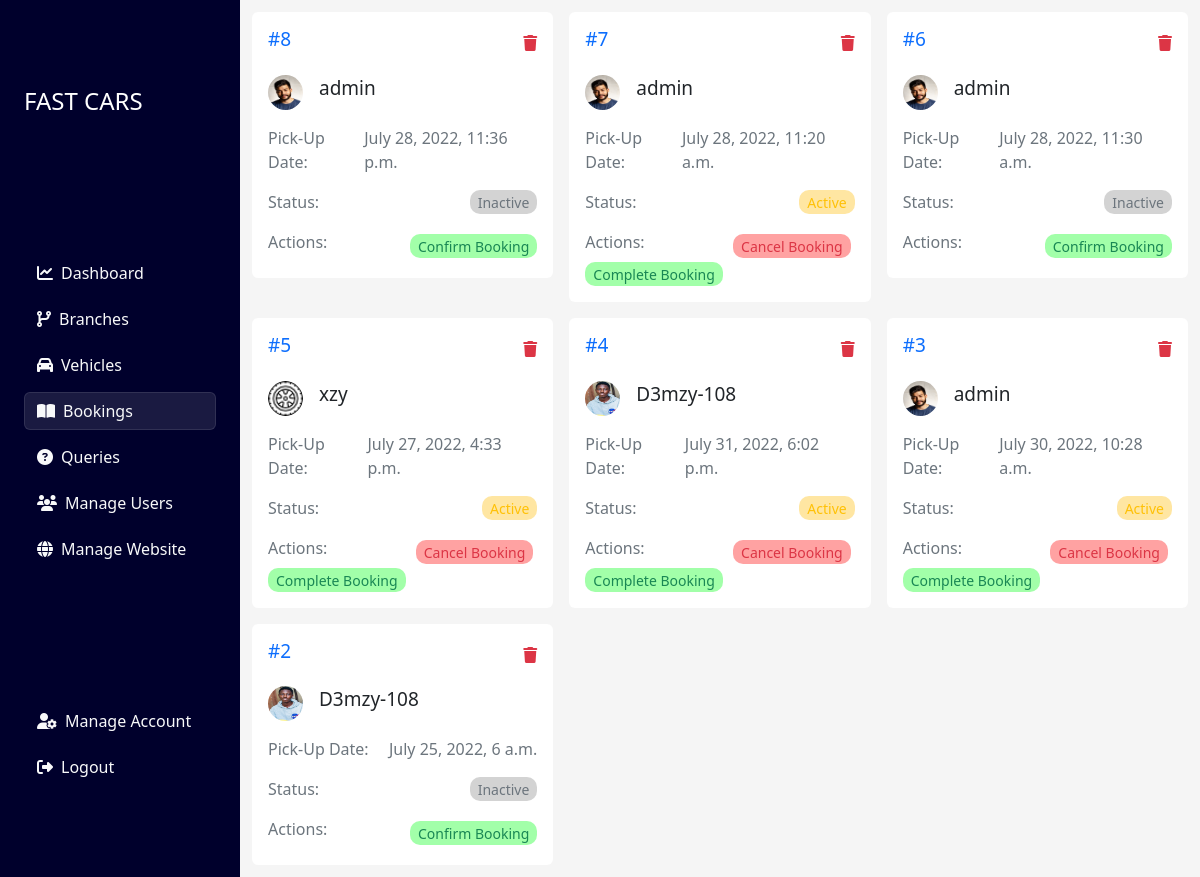
Screenshot of /site-administrator/bookings/ (signed in) with the database file from the repository.
### main_site/models.py (models this page shows, shortened)
class Booking(models.Model):
    user = models.ForeignKey(
        User, on_delete=models.CASCADE, related_name="bookings")
    vehicle = models.ForeignKey(
        Vehicle, on_delete=models.CASCADE, related_name="bookings")
    branch = models.ForeignKey(Branch, on_delete=models.CASCADE, related_name="bookings")
    pick_up_location = models.CharField(
        'Pick up Location (optional)', max_length=500, blank=True)
    pick_up_date = models.DateTimeField()
    drop_off_date = models.DateTimeField()
    confirmed = models.BooleanField(default=False)
    completed = models.BooleanField(default=False)

### user/models.py (models this page shows)
class User(AbstractUser):
    phone_number = models.CharField(max_length=20, blank=True, default='...')
    profile_image = models.ImageField(validators=[FileExtensionValidator(
        ['png', 'jpg', 'jpeg'])], upload_to='profile_images', blank=True)

### admin_panel/views.py (the view)
# urls.py: path('bookings/', bookings, name="bookings"),
@login_required
def bookings(request):
    if request.user.is_staff:
        bookings = Booking.objects.all().order_by('-id')
        context = {
            'bookings': bookings,
        }
        return render(request, 'admin_panel/bookings.html', context)
    else:
        return redirect('home')

### admin_panel/templates/admin_panel/bookings.html
{% extends 'base.html' %}
{% load static %}
{% block main %}
<div class="col-12 d-flex flex-wrap">
    <div class="col-12 col-lg">
        {% include "partials/sidenav.html" %}
    </div>
    <div class="main_content">
        <div class="d-flex flex-wrap col-12 p-1">
            {% for booking in bookings %}
            <div class="col-12 col-md-6 col-lg-4 p-2">
                <div class="p-3 bg-white card border-0">
                    <div class="d-flex align-items-center justify-content-between">
                        <h5 style="font-size: 19px;"><a href="{% url 'booking_details' booking.id %}" class="text-decoration-none">#{{booking.id}}</a></h5>
                        <a class="text-danger" href="{% url 'delete_booking' booking.id %}"><i
                            class="fas fa-trash"></i></a>
                    </div>
                    <div class="d-flex align-items-center pt-3">
                        {% if booking.user.profile_image %}
                        <img src="{{booking.user.profile_image.url}}" alt="" width="35px" height="35px" class="me-3"
                            style="border-radius: 50%;">
                        {% else %}
                        <img src="{% static 'media/user_icon.png' %}" alt="" width="35px" height="35px" class="me-3"
                            style="border-radius: 50%;">
                        {% endif %}
                        <h5 style="font-size: 19px;">{{booking.user.username}}</h5>
                    </div>
                    <div class="pt-3 d-flex align-items-center">
                        <span class="text-secondary">Pick-Up Date:</span>
                        <span class="text-secondary ms-auto">{{booking.pick_up_date}}</span>
                    </div>
                    <div class="d-flex justify-content-between py-3">
                        <span class="text-muted">Status:</span>
                        {% if booking.completed %}
                        <div class="px-2" style="background: #00ff155d; border-radius: 10px;"><small
                                class="text-success">Completed</small></div>
                        {% else %}
                        {% if booking.confirmed %}
                        <div class="px-2" style="background: #ffbb005d; border-radius: 10px;"><small
                                class="text-warning">Active</small></div>
                        {% else %}
                        <div class="px-2" style="background: #8686865d; border-radius: 10px;"><small
                                class="text-secondary">Inactive</small></div>
                        {% endif %}
                        {% endif %}
                    </div>
                    <div class="d-flex flex-wrap align-items-center">
                        <span class="text-muted col mb-2">Actions:</span>
                        {% if booking.completed %}
                        <a href="{% url 'complete_booking' booking.id %}" class="px-2 text-decoration-none"
                            style="background: #8686865d; border-radius: 10px;"><small
                                class="text-secondary">Booking Incomplete</small></a>
                        {% else %}
                        {% if booking.confirmed %}
                        <a href="{% url 'cancel_booking' booking.id %}" class="px-2 me-1 text-decoration-none"
                            style="background: #ff00005d; border-radius: 10px;"><small
                                class="text-danger">Cancel Booking</small></a>
                        <a href="{% url 'complete_booking' booking.id %}" class="px-2 text-decoration-none"
                            style="background: #00ff155d; border-radius: 10px;"><small
                                class="text-success">Complete Booking</small></a>
                        {% else %}
                        <a href="{% url 'confirm_booking' booking.id %}" class="px-2 text-decoration-none"
                            style="background: #00ff155d; border-radius: 10px;"><small
                                class="text-success">Confirm Booking</small></a>
                        {% endif %}
                        {% endif %}
                    </div>
                </div>
            </div>
            {% endfor %}
        </div>
    </div>
</div>
{% endblock %}

### static/css/index.css (style rules this page uses)
* { margin: 0; padding: 0; }
:root { --orange: #DC2D13; --black: #222; --blue: rgb(0, 0, 44); }
body { background: #f5f5f5 !important; }
.main_content { width: 80%; max-height: 100vh; overflow-y: scroll; }

### rows the page displays
Booking: id "8", user.profile_image (picture), user.username "admin", pick_up_date "July 28, 2022, 11:36 p.m.", completed "Inactive"
Booking: id "7", user.profile_image (picture), user.username "admin", pick_up_date "July 28, 2022, 11:20 a.m.", completed "Active"
Booking: id "6", user.profile_image (picture), user.username "admin", pick_up_date "July 28, 2022, 11:30 a.m.", completed "Inactive"
Booking: id "5", user.profile_image (picture), user.username "xzy", pick_up_date "July 27, 2022, 4:33 p.m.", completed "Active"
Booking: id "4", user.profile_image (picture), user.username "D3mzy-108", pick_up_date "July 31, 2022, 6:02 p.m.", completed "Active"
Booking: id "3", user.profile_image (picture), user.username "admin", pick_up_date "July 30, 2022, 10:28 a.m.", completed "Active"
Booking: id "2", user.profile_image (picture), user.username "D3mzy-108", pick_up_date "July 25, 2022, 6 a.m.", completed "Inactive"
